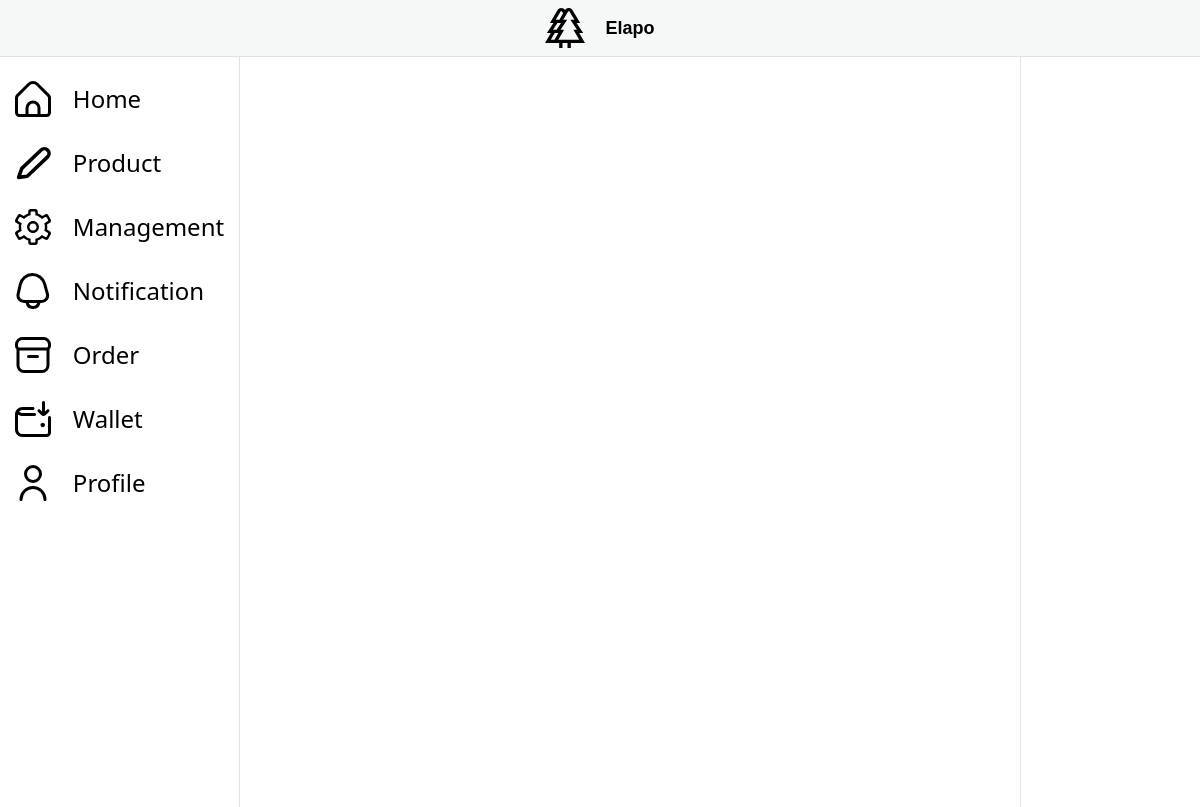
Before: /order/order-admin (signed in) with the older database file.
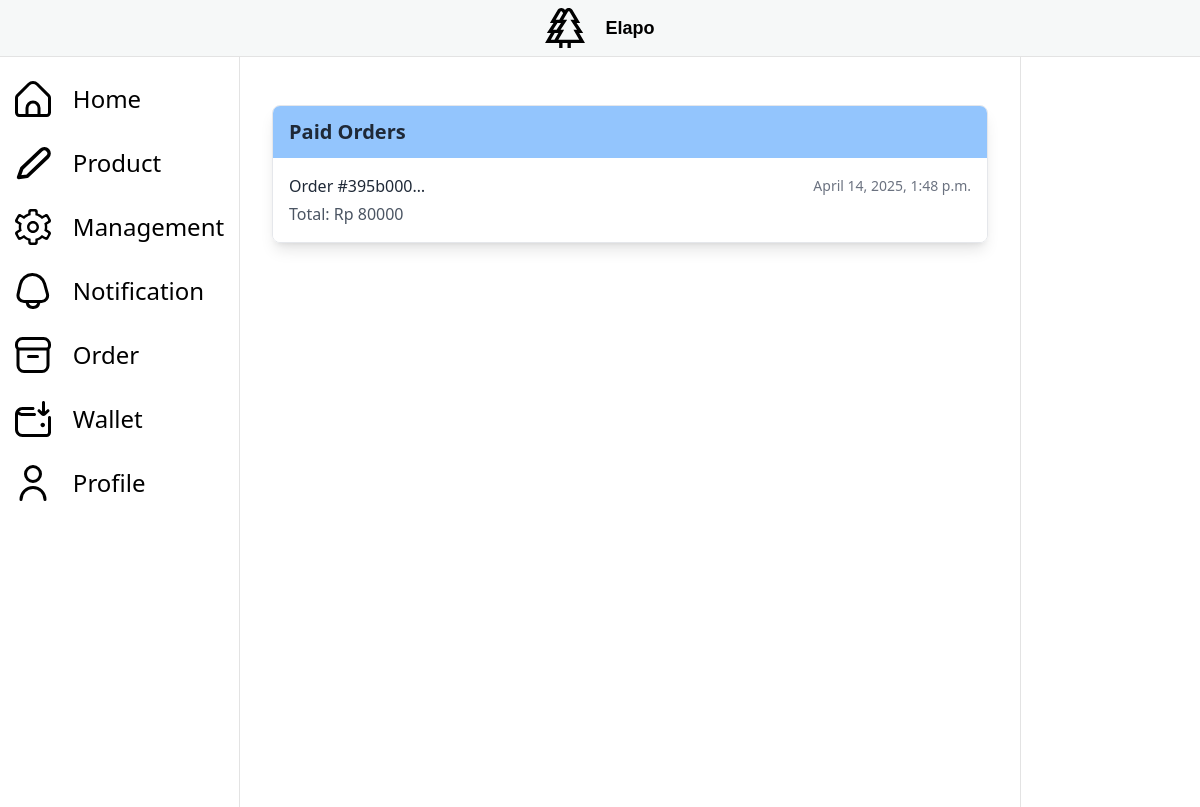
After: the same page with the newer database file.
### wallet/models.py (models this page shows, shortened)
class OrderPayment(models.Model):
    id = models.UUIDField(primary_key=True, default=uuid.uuid4)
    walletAccount = models.ForeignKey(WalletAccount, on_delete=models.CASCADE)
    worker = models.ForeignKey(Worker, on_delete=models.CASCADE, null=True)
    order = models.OneToOneField(Order, on_delete=models.CASCADE)
    created_at = models.DateTimeField(auto_now=True)
    delivery_fee = models.DecimalField(max_digits=12, decimal_places=0, default=10000)

### order/models.py (models this page shows, shortened)
class Order(models.Model):
    class Meta:
        permissions = [
            ("set_to_paid", "can set to paid"),
            ("set_to_prepared", "can set to prepared"),
            ("set_to_ready", "can set to ready"),
            ("set_to_delivered", "can set to delivered"),
            ("set_to_completed", "can set to completed"),
            ("set_to_cancelled", "can set to cancelled"),
            ("set_to_reviewed", "can set to reviewed")
        ]
    id = models.UUIDField(primary_key=True, default=uuid.uuid4)
    cart = models.OneToOneField(Cart, on_delete=models.CASCADE)
    total = models.DecimalField(max_digits=12, decimal_places=0, default=0)
    created_at = models.DateField(auto_now=True)
    status = models.ForeignKey(OrderStatus, on_delete=models.CASCADE)

### order/views.py (the view)
# urls.py: path('order-admin', show_order_admin, name='show_order_admin'),
@login_required
def show_order_admin(request):
    if get_user_role(request.user) == 'Admin':
        available_orders = OrderPayment.objects.filter(order__status__status='paid')
        prepared_orders = OrderPayment.objects.filter(order__status__status='prepared')
        reviewed_orders = OrderPayment.objects.filter(order__status__status='reviewed')
        context = {
            'paid_orders': available_orders,
            'prepared_orders': prepared_orders,
            'reviewed_orders': reviewed_orders,
            'is_admin': True,
        }
        return render(request, 'show_order_admin.html', context)

### core/views.py (called while the page is built)
def get_user_role(user):
    user_group = user.groups.values_list('name', flat='True')
    if len(user_group) == 1:
        if user_group[0] == 'Admin':
            return 'Admin'
        elif user_group[0] == 'Customer':
            return 'Customer'
        else:
            return 'Worker'
    else:
        return 'hey you mfs'

### order/templates/show_order_admin.html (shortened to what this page needs)
{% extends 'main.html' %}
{% block content %}
<div class="container mx-auto px-4 py-8">
  {% if paid_orders %}
  <div class="mb-8 rounded-lg overflow-hidden shadow-lg border border-gray-200">
    <div class="bg-blue-300 px-4 py-3">
      <h3 class="text-xl font-semibold text-gray-800">Paid Orders</h3>
    </div>
    <div class="bg-white">
      <div class="divide-y divide-gray-200">
        {% for order in paid_orders %}
        <a href="{% url 'order:order_detail' order.order.id %}" class="block hover:bg-gray-50 transition duration-150">
          <div class="px-4 py-4">
            <div class="flex justify-between items-center">
              <h5 class="font-medium text-gray-800">Order #{{ order.id|truncatechars:8 }}</h5>
              <span class="text-sm text-gray-500">{{ order.created_at }}</span>
            </div>
            <p class="mt-1 text-gray-600">Total: Rp {{ order.order.total }}</p>
          </div>
        </a>
        {% endfor %}
      </div>
    </div>
  </div>
  {% endif %}
</div>
{% endblock %}

Changed rows visible on the page:
added OrderPayment: id "395b000…", created_at "April 14, 2025, 1:48 p.m.", order.total "80000"
Other visible differences:
text now shown: "Paid Orders"
